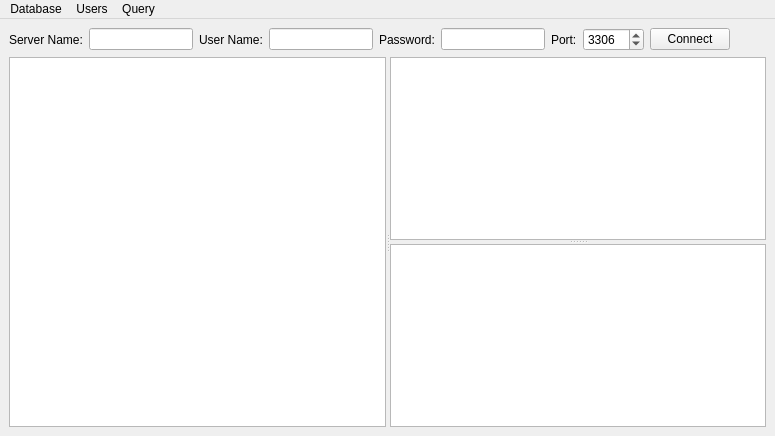
<?xml version="1.0" encoding="UTF-8"?>
<ui version="4.0">
 <class>LevaConnectionWindow</class>
 <widget class="QMainWindow" name="LevaConnectionWindow">
  <property name="geometry">
   <rect>
    <x>0</x>
    <y>0</y>
    <width>775</width>
    <height>436</height>
   </rect>
  </property>
  <property name="windowTitle">
   <string>SQL</string>
  </property>
  <widget class="QWidget" name="centralwidget">
   <layout class="QVBoxLayout" name="verticalLayout">
    <item>
     <layout class="QHBoxLayout" name="horizontalLayout">
      <item>
       <widget class="QLabel" name="label">
        <property name="text">
         <string>Server Name:</string>
        </property>
       </widget>
      </item>
      <item>
       <widget class="QLineEdit" name="txtServerName"/>
      </item>
      <item>
       <widget class="QLabel" name="label_2">
        <property name="text">
         <string>User Name:</string>
        </property>
       </widget>
      </item>
      <item>
       <widget class="QLineEdit" name="txtUserName"/>
      </item>
      <item>
       <widget class="QLabel" name="label_3">
        <property name="text">
         <string>Password:</string>
        </property>
       </widget>
      </item>
      <item>
       <widget class="QLineEdit" name="txtPassword">
        <property name="echoMode">
         <enum>QLineEdit::Password</enum>
        </property>
       </widget>
      </item>
      <item>
       <widget class="QLabel" name="label_4">
        <property name="text">
         <string>Port:</string>
        </property>
       </widget>
      </item>
      <item>
       <widget class="QSpinBox" name="spinBox">
        <property name="maximum">
         <number>99999</number>
        </property>
        <property name="value">
         <number>3306</number>
        </property>
       </widget>
      </item>
      <item>
       <widget class="QPushButton" name="cmdConnect">
        <property name="text">
         <string>Connect</string>
        </property>
       </widget>
      </item>
      <item>
       <spacer name="horizontalSpacer">
        <property name="orientation">
         <enum>Qt::Horizontal</enum>
        </property>
        <property name="sizeHint" stdset="0">
         <size>
          <width>40</width>
          <height>20</height>
         </size>
        </property>
       </spacer>
      </item>
     </layout>
    </item>
    <item>
     <widget class="QSplitter" name="splitter_2">
      <property name="orientation">
       <enum>Qt::Horizontal</enum>
      </property>
      <widget class="QTreeWidget" name="treeWidget">
       <property name="contextMenuPolicy">
        <enum>Qt::CustomContextMenu</enum>
       </property>
       <property name="headerHidden">
        <bool>true</bool>
       </property>
       <column>
        <property name="text">
         <string notr="true">1</string>
        </property>
       </column>
      </widget>
      <widget class="QSplitter" name="splitter">
       <property name="orientation">
        <enum>Qt::Vertical</enum>
       </property>
       <widget class="QTextEdit" name="txtQuery"/>
       <widget class="CustomQueryView" name="trvData"/>
      </widget>
     </widget>
    </item>
   </layout>
  </widget>
  <widget class="QMenuBar" name="menubar">
   <property name="geometry">
    <rect>
     <x>0</x>
     <y>0</y>
     <width>775</width>
     <height>25</height>
    </rect>
   </property>
   <widget class="QMenu" name="menuDatabase">
    <property name="title">
     <string>Database</string>
    </property>
    <widget class="QMenu" name="menuSet_Current_Db">
     <property name="title">
      <string>Set Current Db</string>
     </property>
     <addaction name="separator"/>
    </widget>
    <addaction name="actionAdd_New"/>
    <addaction name="menuSet_Current_Db"/>
   </widget>
   <widget class="QMenu" name="menuUsers">
    <property name="title">
     <string>Users</string>
    </property>
    <addaction name="actionUser_Manager"/>
   </widget>
   <widget class="QMenu" name="menuQuery">
    <property name="title">
     <string>Query</string>
    </property>
    <addaction name="actionExecute"/>
   </widget>
   <addaction name="menuDatabase"/>
   <addaction name="menuUsers"/>
   <addaction name="menuQuery"/>
  </widget>
  <action name="actionAdd_New">
   <property name="icon">
    <iconset resource="res.qrc">
     <normaloff>:/images/Icon_193.ico</normaloff>:/images/Icon_193.ico</iconset>
   </property>
   <property name="text">
    <string>Add New</string>
   </property>
  </action>
  <action name="actionUser_Manager">
   <property name="icon">
    <iconset resource="res.qrc">
     <normaloff>:/images/Icon_174.ico</normaloff>:/images/Icon_174.ico</iconset>
   </property>
   <property name="text">
    <string>User Manager</string>
   </property>
  </action>
  <action name="actionExecute">
   <property name="icon">
    <iconset resource="../../MegvelERP/src/res.qrc">
     <normaloff>:/images/base_cog_32.png</normaloff>:/images/base_cog_32.png</iconset>
   </property>
   <property name="text">
    <string>Execute</string>
   </property>
   <property name="shortcut">
    <string>Ctrl+R</string>
   </property>
  </action>
 </widget>
 <customwidgets>
  <customwidget>
   <class>CustomQueryView</class>
   <extends>QTreeView</extends>
   <header>customqueryview.h</header>
  </customwidget>
 </customwidgets>
 <resources>
  <include location="res.qrc"/>
  <include location="../../MegvelERP/src/res.qrc"/>
 </resources>
 <connections/>
</ui>
